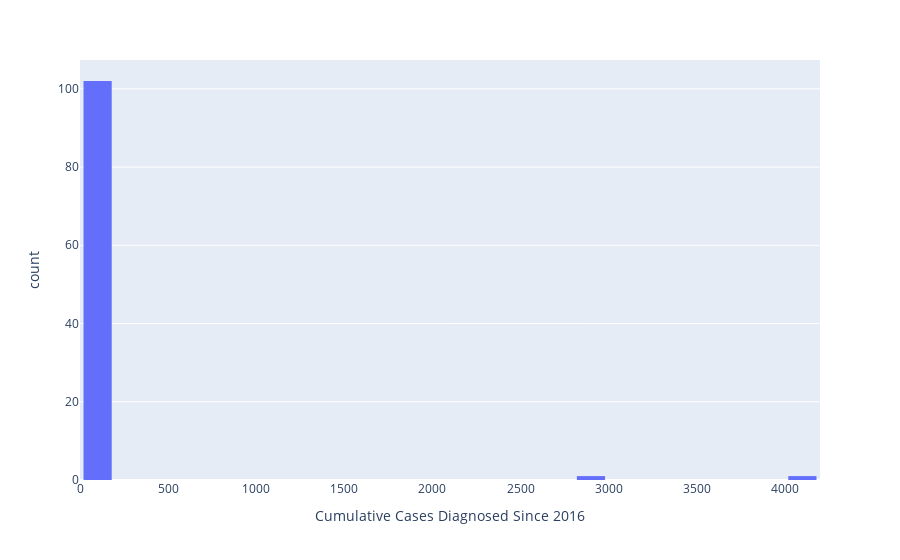

Notebook source saved alongside this figure:
### Code cell
# showing the distribution of the Cumulative Cases Diagnosed Since 2016
fig = px.histogram(df1_copy, x ='Cumulative Cases Diagnosed Since 2016')
fig.update_layout(bargap=0.2)
fig.show()

### Figure 1 — Plotly figure (JSON) as saved in the notebook; plotly's stock layout.template omitted (floating-point values rounded to 4 significant figures)
{"data": [{"alignmentgroup": "True", "bingroup": "x", "hovertemplate": "Cumulative Cases Diagnosed Since 2016=%{x}<br>count=%{y}<extra></extra>", "legendgroup": "", "marker": {"color": "#636efa", "pattern": {"shape": ""}}, "name": "", "offsetgroup": "", "orientation": "v", "showlegend": false, "type": "histogram", "x": [6, 2, 1, 3, 1, 1, 0, 0, 2, 45, 4, 0, 2, 3, 3, 2898, 4, 1, 17, 2, 0, 100, 0, 0, 5, 7, 0, 9, 6, 1, 1, 3, 1, 1, 2, 0, 8, 4, 13, 1, 3, 2, 2, 8, 78, 26, 10, 14, 122, 13, 3, 10, 10, 3, 2, 25, 25, 35, 3, 54, 6, 0, 1, 1, 1, 2, 1, 7, 5, 2, 8, 55, 9, 0, 0, 1, 1, 0, 7, 1, 31, 116, 3, 35, 0, 0, 1, 0, 13, 6, 0, 29, 0, 1, 1, 0, 2, 4, 105, 4, 61, 3, 1, 4129], "xaxis": "x", "yaxis": "y"}], "layout": {"autosize": true, "bargap": 0.2, "barmode": "relative", "legend": {"tracegroupgap": 0}, "margin": {"t": 60}, "xaxis": {"anchor": "y", "autorange": true, "domain": [0, 1], "range": [-0.5, 4200.0], "title": {"text": "Cumulative Cases Diagnosed Since 2016"}, "type": "linear"}, "yaxis": {"anchor": "x", "autorange": true, "domain": [0, 1], "range": [0, 107.4], "title": {"text": "count"}}}}
